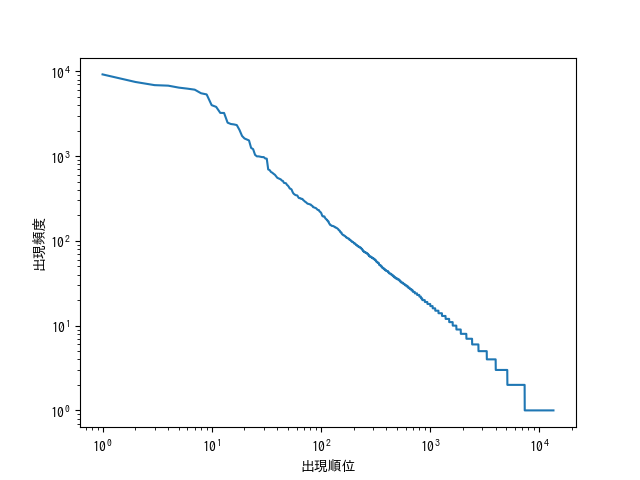

Recreate this plot in Python.
import re
import matplotlib.pyplot as plt
import matplotlib
from matplotlib.font_manager import FontProperties

"""
リーダブルコードで実践したこと
P.19 名前に情報を追加する
P.51 コードを段落に分割する
"""

font_path = "/usr/share/fonts/opentype/ipafont-gothic/ipag.ttf"
font_prop = FontProperties(fname=font_path)
matplotlib.rcParams["font.family"] = font_prop.get_name()
matplotlib.use('Agg') # -----(1)


file_name = './section4/neko.txt.mecab'

with open(file_name, 'r') as f:
    lines = f.read().split('EOS\n')


result_lists = []
for line in lines:
    lines_list = []
    for word in line.split('\n'):
        morpheme_list = re.split('\t|,',word)
        if len(morpheme_list)!=0 and morpheme_list[0]!='':
            morpheme_dict = {
                'surface':morpheme_list[0],
                'base'   :morpheme_list[7],
                'pos'    :morpheme_list[1],
                'pos1'   :morpheme_list[2]
            }
            lines_list.append(morpheme_dict)
    if lines_list:
        result_lists.append(lines_list)

count_word = {}

for dicts in result_lists:
    for dict in dicts:
        if dict['surface'] not in count_word:
            count_word[dict['surface']] = 1
        else:
            count_word[dict['surface']] += 1

count_list = sorted(count_word.values(), reverse=True)
rank = [i+1 for i in range(len(count_list))]

plt.figure()
plt.plot(rank, count_list)
plt.xscale('log')
plt.yscale('log')
plt.xlabel('出現順位')
plt.ylabel('出現頻度')
plt.savefig('./section4/No39.png')